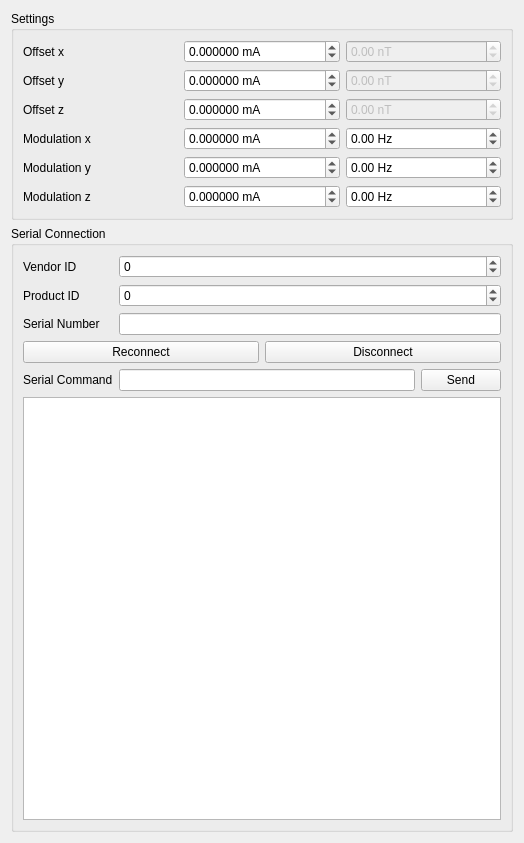
<?xml version="1.0" encoding="UTF-8"?>
<ui version="4.0">
 <class>TwinleafCSB</class>
 <widget class="QWidget" name="TwinleafCSB">
  <property name="geometry">
   <rect>
    <x>0</x>
    <y>0</y>
    <width>524</width>
    <height>843</height>
   </rect>
  </property>
  <property name="windowTitle">
   <string>Form</string>
  </property>
  <layout class="QGridLayout" name="gridLayout">
   <item row="1" column="0">
    <widget class="QGroupBox" name="groupBox">
     <property name="title">
      <string>Serial Connection</string>
     </property>
     <layout class="QGridLayout" name="gridLayout_2">
      <item row="0" column="1" colspan="2">
       <widget class="QSpinBox" name="spinBox_vendorID">
        <property name="sizePolicy">
         <sizepolicy hsizetype="Expanding" vsizetype="Fixed">
          <horstretch>0</horstretch>
          <verstretch>0</verstretch>
         </sizepolicy>
        </property>
        <property name="focusPolicy">
         <enum>Qt::StrongFocus</enum>
        </property>
        <property name="minimum">
         <number>-1</number>
        </property>
        <property name="maximum">
         <number>65535</number>
        </property>
       </widget>
      </item>
      <item row="0" column="0">
       <widget class="QLabel" name="label">
        <property name="text">
         <string>Vendor ID</string>
        </property>
       </widget>
      </item>
      <item row="2" column="1" colspan="2">
       <widget class="QLineEdit" name="lineEdit_serialNumber"/>
      </item>
      <item row="1" column="0">
       <widget class="QLabel" name="label_2">
        <property name="text">
         <string>Product ID</string>
        </property>
       </widget>
      </item>
      <item row="4" column="1">
       <widget class="QLineEdit" name="lineEdit_serialCommand"/>
      </item>
      <item row="1" column="1" colspan="2">
       <widget class="QSpinBox" name="spinBox_productID">
        <property name="focusPolicy">
         <enum>Qt::StrongFocus</enum>
        </property>
        <property name="minimum">
         <number>-1</number>
        </property>
        <property name="maximum">
         <number>65535</number>
        </property>
       </widget>
      </item>
      <item row="4" column="2">
       <widget class="QPushButton" name="pushButton_send">
        <property name="text">
         <string>Send</string>
        </property>
       </widget>
      </item>
      <item row="4" column="0">
       <widget class="QLabel" name="label_4">
        <property name="text">
         <string>Serial Command</string>
        </property>
       </widget>
      </item>
      <item row="2" column="0">
       <widget class="QLabel" name="label_3">
        <property name="text">
         <string>Serial Number</string>
        </property>
       </widget>
      </item>
      <item row="3" column="0" colspan="3">
       <layout class="QHBoxLayout" name="horizontalLayout">
        <item>
         <widget class="QPushButton" name="pushButton_reconnect">
          <property name="text">
           <string>Reconnect</string>
          </property>
         </widget>
        </item>
        <item>
         <widget class="QPushButton" name="pushButton_disconnect">
          <property name="text">
           <string>Disconnect</string>
          </property>
         </widget>
        </item>
       </layout>
      </item>
      <item row="5" column="0" colspan="3">
       <widget class="QPlainTextEdit" name="plainTextEdit">
        <property name="readOnly">
         <bool>true</bool>
        </property>
       </widget>
      </item>
     </layout>
    </widget>
   </item>
   <item row="0" column="0">
    <widget class="QGroupBox" name="groupBox_2">
     <property name="title">
      <string>Settings</string>
     </property>
     <layout class="QGridLayout" name="gridLayout_3">
      <item row="0" column="2">
       <widget class="QDoubleSpinBox" name="doubleSpinBox_fieldX">
        <property name="enabled">
         <bool>false</bool>
        </property>
        <property name="focusPolicy">
         <enum>Qt::StrongFocus</enum>
        </property>
        <property name="suffix">
         <string> nT</string>
        </property>
        <property name="minimum">
         <double>-1000000.000000000000000</double>
        </property>
        <property name="maximum">
         <double>1000000.000000000000000</double>
        </property>
       </widget>
      </item>
      <item row="3" column="0">
       <widget class="QLabel" name="label_63">
        <property name="text">
         <string>Modulation x</string>
        </property>
       </widget>
      </item>
      <item row="3" column="2">
       <widget class="QDoubleSpinBox" name="doubleSpinBox_modFreX">
        <property name="focusPolicy">
         <enum>Qt::StrongFocus</enum>
        </property>
        <property name="suffix">
         <string> Hz</string>
        </property>
        <property name="minimum">
         <double>-10000.000000000000000</double>
        </property>
        <property name="maximum">
         <double>10000.000000000000000</double>
        </property>
       </widget>
      </item>
      <item row="4" column="2">
       <widget class="QDoubleSpinBox" name="doubleSpinBox_modFreY">
        <property name="focusPolicy">
         <enum>Qt::StrongFocus</enum>
        </property>
        <property name="suffix">
         <string> Hz</string>
        </property>
        <property name="minimum">
         <double>-10000.000000000000000</double>
        </property>
        <property name="maximum">
         <double>10000.000000000000000</double>
        </property>
       </widget>
      </item>
      <item row="5" column="0">
       <widget class="QLabel" name="label_62">
        <property name="text">
         <string>Modulation z</string>
        </property>
       </widget>
      </item>
      <item row="2" column="2">
       <widget class="QDoubleSpinBox" name="doubleSpinBox_fieldZ">
        <property name="enabled">
         <bool>false</bool>
        </property>
        <property name="focusPolicy">
         <enum>Qt::StrongFocus</enum>
        </property>
        <property name="suffix">
         <string> nT</string>
        </property>
        <property name="minimum">
         <double>-1000000.000000000000000</double>
        </property>
        <property name="maximum">
         <double>1000000.000000000000000</double>
        </property>
       </widget>
      </item>
      <item row="5" column="1">
       <widget class="QDoubleSpinBox" name="doubleSpinBox_modAmpZ">
        <property name="focusPolicy">
         <enum>Qt::StrongFocus</enum>
        </property>
        <property name="suffix">
         <string> mA</string>
        </property>
        <property name="decimals">
         <number>6</number>
        </property>
        <property name="minimum">
         <double>-250.000000000000000</double>
        </property>
        <property name="maximum">
         <double>250.000000000000000</double>
        </property>
        <property name="singleStep">
         <double>0.001000000000000</double>
        </property>
       </widget>
      </item>
      <item row="4" column="1">
       <widget class="QDoubleSpinBox" name="doubleSpinBox_modAmpY">
        <property name="focusPolicy">
         <enum>Qt::StrongFocus</enum>
        </property>
        <property name="suffix">
         <string> mA</string>
        </property>
        <property name="decimals">
         <number>6</number>
        </property>
        <property name="minimum">
         <double>-250.000000000000000</double>
        </property>
        <property name="maximum">
         <double>250.000000000000000</double>
        </property>
        <property name="singleStep">
         <double>0.001000000000000</double>
        </property>
       </widget>
      </item>
      <item row="2" column="1">
       <widget class="QDoubleSpinBox" name="doubleSpinBox_z">
        <property name="focusPolicy">
         <enum>Qt::StrongFocus</enum>
        </property>
        <property name="suffix">
         <string> mA</string>
        </property>
        <property name="decimals">
         <number>6</number>
        </property>
        <property name="minimum">
         <double>-250.000000000000000</double>
        </property>
        <property name="maximum">
         <double>250.000000000000000</double>
        </property>
        <property name="singleStep">
         <double>0.000100000000000</double>
        </property>
       </widget>
      </item>
      <item row="0" column="1">
       <widget class="QDoubleSpinBox" name="doubleSpinBox_x">
        <property name="focusPolicy">
         <enum>Qt::StrongFocus</enum>
        </property>
        <property name="suffix">
         <string> mA</string>
        </property>
        <property name="decimals">
         <number>6</number>
        </property>
        <property name="minimum">
         <double>-250.000000000000000</double>
        </property>
        <property name="maximum">
         <double>250.000000000000000</double>
        </property>
        <property name="singleStep">
         <double>0.000100000000000</double>
        </property>
       </widget>
      </item>
      <item row="1" column="0">
       <widget class="QLabel" name="label_60">
        <property name="text">
         <string>Offset y</string>
        </property>
       </widget>
      </item>
      <item row="5" column="2">
       <widget class="QDoubleSpinBox" name="doubleSpinBox_modFreZ">
        <property name="focusPolicy">
         <enum>Qt::StrongFocus</enum>
        </property>
        <property name="suffix">
         <string> Hz</string>
        </property>
        <property name="minimum">
         <double>-10000.000000000000000</double>
        </property>
        <property name="maximum">
         <double>10000.000000000000000</double>
        </property>
       </widget>
      </item>
      <item row="0" column="0">
       <widget class="QLabel" name="label_58">
        <property name="text">
         <string>Offset x</string>
        </property>
       </widget>
      </item>
      <item row="1" column="2">
       <widget class="QDoubleSpinBox" name="doubleSpinBox_fieldY">
        <property name="enabled">
         <bool>false</bool>
        </property>
        <property name="focusPolicy">
         <enum>Qt::StrongFocus</enum>
        </property>
        <property name="suffix">
         <string> nT</string>
        </property>
        <property name="minimum">
         <double>-1000000.000000000000000</double>
        </property>
        <property name="maximum">
         <double>1000000.000000000000000</double>
        </property>
       </widget>
      </item>
      <item row="4" column="0">
       <widget class="QLabel" name="label_64">
        <property name="text">
         <string>Modulation y</string>
        </property>
       </widget>
      </item>
      <item row="2" column="0">
       <widget class="QLabel" name="label_61">
        <property name="text">
         <string>Offset z</string>
        </property>
       </widget>
      </item>
      <item row="1" column="1">
       <widget class="QDoubleSpinBox" name="doubleSpinBox_y">
        <property name="focusPolicy">
         <enum>Qt::StrongFocus</enum>
        </property>
        <property name="suffix">
         <string> mA</string>
        </property>
        <property name="decimals">
         <number>6</number>
        </property>
        <property name="minimum">
         <double>-250.000000000000000</double>
        </property>
        <property name="maximum">
         <double>250.000000000000000</double>
        </property>
        <property name="singleStep">
         <double>0.000100000000000</double>
        </property>
       </widget>
      </item>
      <item row="3" column="1">
       <widget class="QDoubleSpinBox" name="doubleSpinBox_modAmpX">
        <property name="focusPolicy">
         <enum>Qt::StrongFocus</enum>
        </property>
        <property name="suffix">
         <string> mA</string>
        </property>
        <property name="decimals">
         <number>6</number>
        </property>
        <property name="minimum">
         <double>-250.000000000000000</double>
        </property>
        <property name="maximum">
         <double>250.000000000000000</double>
        </property>
        <property name="singleStep">
         <double>0.001000000000000</double>
        </property>
       </widget>
      </item>
     </layout>
    </widget>
   </item>
  </layout>
 </widget>
 <tabstops>
  <tabstop>doubleSpinBox_x</tabstop>
  <tabstop>doubleSpinBox_y</tabstop>
  <tabstop>doubleSpinBox_z</tabstop>
  <tabstop>doubleSpinBox_modAmpX</tabstop>
  <tabstop>doubleSpinBox_modAmpY</tabstop>
  <tabstop>doubleSpinBox_modAmpZ</tabstop>
  <tabstop>doubleSpinBox_modFreX</tabstop>
  <tabstop>doubleSpinBox_modFreY</tabstop>
  <tabstop>doubleSpinBox_modFreZ</tabstop>
  <tabstop>doubleSpinBox_fieldX</tabstop>
  <tabstop>doubleSpinBox_fieldY</tabstop>
  <tabstop>doubleSpinBox_fieldZ</tabstop>
  <tabstop>spinBox_vendorID</tabstop>
  <tabstop>spinBox_productID</tabstop>
  <tabstop>lineEdit_serialNumber</tabstop>
  <tabstop>pushButton_reconnect</tabstop>
  <tabstop>pushButton_disconnect</tabstop>
  <tabstop>lineEdit_serialCommand</tabstop>
  <tabstop>pushButton_send</tabstop>
  <tabstop>plainTextEdit</tabstop>
 </tabstops>
 <resources/>
 <connections/>
</ui>
